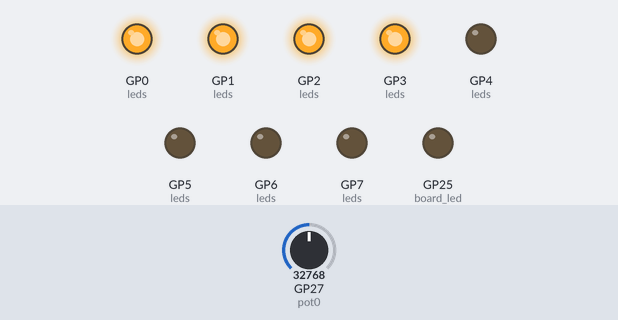
Bench run of a program on a simulated Raspberry Pi Pico running MicroPython. Parts: output pins drawn as LEDs (lit = HIGH). The inputs (shaded band) are chosen by the test bench; at power-on: GP27 (pot0) = 32768 (analog values on the 0–65535 scale).

Above: at 1.2 s.
1.3 s: GP27 (pot0) set to 35920
2.8 s: GP27 (pot0) set to 37328
At 4.0 s:
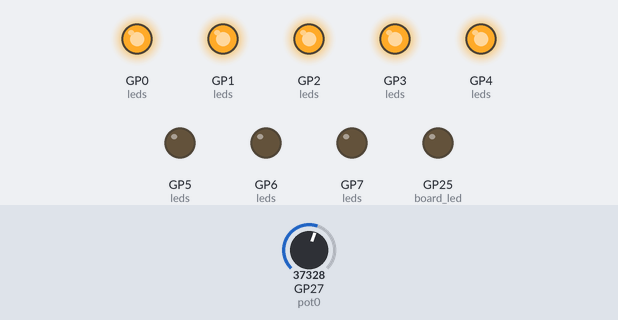
4.3 s: GP27 (pot0) set to 45874
At 5.5 s:
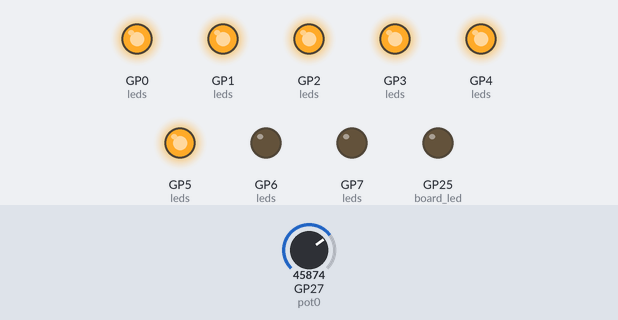
5.8 s: GP27 (pot0) set to 44112
At 6.4 s:
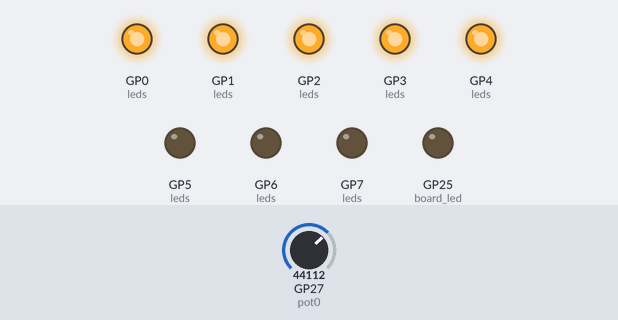
8.8 s: GP27 (pot0) set to 57670
At 10.0 s:
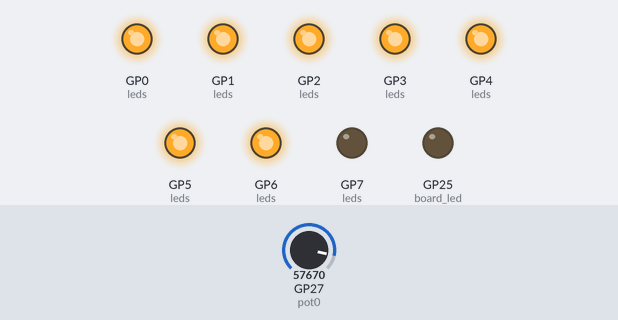
10.4 s: GP27 (pot0) set to 54368
11.9 s: GP27 (pot0) set to 52576
At 12.3 s:
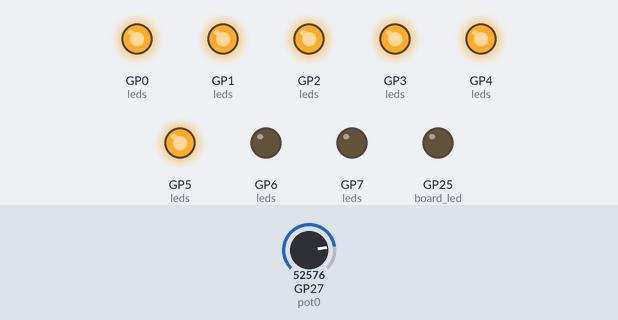
Timing chart, 0 to 14.4 s (numbered marks = the images above; inputs shaded):
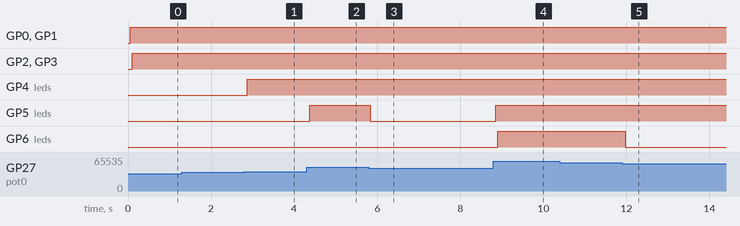

Measured:
- the behaviour switches between 36864 and 36880 on GP27 (pot0) (found by bisection; images 0 and 1)
- the behaviour switches between 45056 and 45040 on GP27 (pot0) (found by bisection; images 2 and 3)
- the behaviour switches between 53264 and 53248 on GP27 (pot0) (found by bisection; images 4 and 5)
- after the input at 2.8 s, GP4 (leds): LOW → HIGH after 0.07 s
- after the input at 4.3 s, GP5 (leds): LOW → HIGH after 0.08 s
- after the input at 5.8 s, GP5 (leds): HIGH → LOW at once
- after the input at 8.8 s, GP5 (leds): LOW → HIGH after 0.05 s; GP6 (leds): LOW → HIGH after 0.10 s
- after the input at 11.9 s, GP6 (leds): HIGH → LOW after 0.07 s

The program:

send.py
```python
from machine import UART, Pin, ADC
import utime

leds = list(range(8))
for x in range(len(leds)):
    leds[x] = Pin(7-x, Pin.OUT)

uart1 = UART(1, baudrate=9600, tx=Pin(8), rx=Pin(9))
uart0 = UART(0, baudrate=9600, tx=Pin(16), rx=Pin(17))

pot0 = ADC(27)

board_led = Pin(25, Pin.OUT)

def binary_display(led_list: list, number_to_display: int):
    '''
    Displays a number in binary using the line of onboard LEDs located above the line of buttons.

    Args:
        led_list: 8 element list representing the 8 onboard LEDs labelled respectively 1, 2, 4, 8, 16, 32, 64, & 128
        number_to_display: the number to display in binary on the onboard LEDs
    '''
    __binary_display_recur(led_list, number_to_display, 0)

def __binary_display_recur(led_list: list, number_to_display: int, its: int):
    '''
    DO NOT TOUCH THIS FUNCTION
    Recursive function for displaying binary on the onboard LEDs.
    Use the wrapper function Binary_display.
    '''
    #clear
    for x in range(8):
        led_list[x].off()
    if number_to_display >= 1:
        __binary_display_recur(led_list, number_to_display // 2, its + 1)
    if number_to_display % 2 == 1:
        led_list[7 - its].on()
    else:
        led_list[7 - its].off()

setting = 0
prevres = -1
prev_reading =  0
reading = 0
while True:
    board_led.off()
    utime.sleep(0.05)
    prev_reading = reading
    reading = pot0.read_u16()
    light_level = round(8.*(reading+prev_reading)/(2.*65536.))
    if light_level != prevres:
        binary_display(leds,(1<<min(max(light_level,0),8))-1)
    prevres = light_level
    txData = bytes(str(light_level), 'utf-8')
    board_led.on()
    uart0.write(txData + b'\n')
    uart1.write(txData + b'\n')
```
